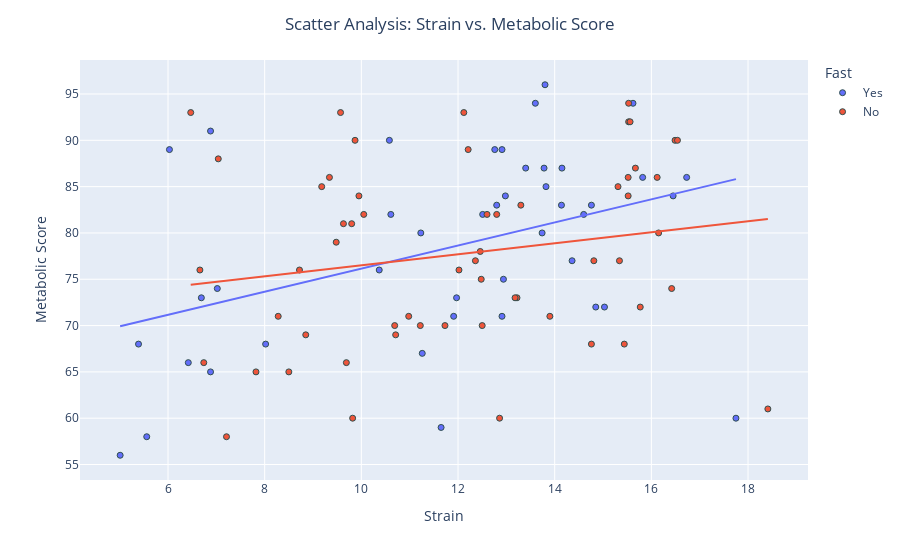

The notebook cell saved with this chart:
### Code cell
fig = pt.plotly_scatter(dataset=all_data, 
                        x_selection="Strain",
                        y_selection="Metabolic Score",
                        color_selection="Fast",
                        hover=[all_data.index]
                       )
fig.show()

### Figure 1 — Plotly figure (JSON) as saved in the notebook; plotly's stock layout.template omitted (floating-point values rounded to 4 significant figures)
{"data": [{"customdata": [[0], [1], [4], [5], [6], [14], [18], [19], [21], [63], [64], [65], [66], [67], [68], [69], [70], [71], [74], [75], [76], [77], [78], [79], [80], [81], [82], [83], [84], [85], [86], [89], [90], [91], [95], [96], [108], [109], [110], [111], [116], [117], [124]], "hovertemplate": "Fast=Yes<br>Strain=%{x}<br>Metabolic Score=%{y}<br>index=%{customdata[0]}<extra></extra>", "legendgroup": "Yes", "marker": {"color": "#636efa", "line": {"color": "DarkSlateGrey", "width": 1}, "symbol": "circle"}, "mode": "markers", "name": "Yes", "orientation": "v", "showlegend": true, "type": "scatter", "x": [17.75, 5.56, 10.37, 6.88, 11.97, 8.02, 5.39, 6.42, 14.76, 11.65, 5.01, 14.6, 6.69, 11.91, 11.23, 14.36, 13.74, 7.02, 12.91, 12.94, 14.85, 11.26, 12.98, 10.61, 6.88, 14.15, 14.14, 16.45, 15.62, 13.78, 12.51, 12.8, 15.82, 12.91, 15.03, 13.82, 6.03, 12.76, 10.58, 13.4, 13.6, 16.73, 13.8], "xaxis": "x", "y": [60, 58, 76, 65, 73, 68, 68, 66, 83, 59, 56, 82, 73, 71, 80, 77, 80, 74, 89, 75, 72, 67, 84, 82, 91, 87, 83, 84, 94, 87, 82, 83, 86, 71, 72, 85, 89, 89, 90, 87, 94, 86, 96], "yaxis": "y"}, {"hovertemplate": "<b>OLS trendline</b><br>Metabolic Score = 1.24624 * Strain + 63.6931<br>R<sup>2</sup>=0.169824<br><br>Fast=Yes<br>Strain=%{x}<br>Metabolic Score=%{y} <b>(trend)</b><extra></extra>", "legendgroup": "Yes", "marker": {"color": "#636efa", "line": {"color": "DarkSlateGrey", "width": 1}, "symbol": "circle"}, "mode": "lines", "name": "Yes", "showlegend": false, "type": "scatter", "x": [5.01, 5.39, 5.56, 6.03, 6.42, 6.69, 6.88, 6.88, 7.02, 8.02, 10.37, 10.58, 10.61, 11.23, 11.26, 11.65, 11.91, 11.97, 12.51, 12.76, 12.8, 12.91, 12.91, 12.94, 12.98, 13.4, 13.6, 13.74, 13.78, 13.8, 13.82, 14.14, 14.15, 14.36, 14.6, 14.76, 14.85, 15.03, 15.62, 15.82, 16.45, 16.73, 17.75], "xaxis": "x", "y": [69.94, 70.41, 70.62, 71.21, 71.69, 72.03, 72.27, 72.27, 72.44, 73.69, 76.62, 76.88, 76.92, 77.69, 77.73, 78.21, 78.54, 78.61, 79.28, 79.6, 79.64, 79.78, 79.78, 79.82, 79.87, 80.39, 80.64, 80.82, 80.87, 80.89, 80.92, 81.31, 81.33, 81.59, 81.89, 82.09, 82.2, 82.42, 83.16, 83.41, 84.19, 84.54, 85.81], "yaxis": "y"}, {"customdata": [[2], [3], [7], [8], [9], [10], [11], [12], [13], [15], [16], [17], [20], [22], [23], [24], [25], [26], [27], [28], [29], [30], [31], [32], [33], [34], [35], [36], [37], [38], [39], [40], [41], [42], [43], [44], [45], [46], [47], [48], [49], [50], [51], [52], [53], [54], [55], [56], [57], [58], [59], [60], [61], [62], [72], [73], [87], [88], [92], [93], [94], [97], [98], [99], [100], [101], [102], [103], [104], [105], [106], [107], [112], [113], [114], [115], [118], [119], [120], [121], [122], [123], [125]], "hovertemplate": "Fast=No<br>Strain=%{x}<br>Metabolic Score=%{y}<br>index=%{customdata[0]}<extra></extra>", "legendgroup": "No", "marker": {"color": "#EF553B", "line": {"color": "DarkSlateGrey", "width": 1}, "symbol": "circle"}, "mode": "markers", "name": "No", "orientation": "v", "showlegend": true, "type": "scatter", "x": [14.76, 6.66, 16.15, 12.46, 15.77, 10.05, 6.74, 10.71, 15.44, 13.22, 18.41, 12.36, 8.85, 9.63, 9.69, 8.72, 15.34, 8.28, 16.42, 10.8, 11.95, 12.57, 13.41, 13.36, 12.8, 13.63, 12.41, 13.36, 14.26, 10.78, 14.54, 13.05, 15.16, 16.09, 11.75, 13.42, 14.49, 11.05, 10.22, 8.68, 12.02, 7.82, 9.48, 9.82, 7.21, 12.6, 11.73, 14.81, 12.86, 12.5, 13.18, 10.69, 11.22, 13.9, 8.5, 10.98, 16.49, 15.52, 16.12, 12.12, 9.18, 12.8, 15.52, 7.04, 15.67, 6.47, 12.21, 13.3, 9.8, 12.48, 9.34, 15.53, 10.42, 8.87, 8.24, 14.38, 9.95, 15.31, 16.54, 15.56, 15.53, 9.87, 9.57], "xaxis": "x", "y": [68, 76, 80, 78, 72, 82, 66, 69, 68, 73, 61, 77, 69, 81, 66, 76, 77, 71, 74, null, null, null, null, null, null, null, null, null, null, null, null, null, null, null, null, null, null, null, null, null, 76, 65, 79, 60, 58, 82, 70, 77, 60, 70, 73, 70, 70, 71, 65, 71, 90, 86, 86, 93, 85, 82, 84, 88, 87, 93, 89, 83, 81, 75, 86, 92, null, null, null, null, 84, 85, 90, 92, 94, 90, 93], "yaxis": "y"}, {"hovertemplate": "<b>OLS trendline</b><br>Metabolic Score = 0.595696 * Strain + 70.5427<br>R<sup>2</sup>=0.036346<br><br>Fast=No<br>Strain=%{x}<br>Metabolic Score=%{y} <b>(trend)</b><extra></extra>", "legendgroup": "No", "marker": {"color": "#EF553B", "line": {"color": "DarkSlateGrey", "width": 1}, "symbol": "circle"}, "mode": "lines", "name": "No", "showlegend": false, "type": "scatter", "x": [6.47, 6.66, 6.74, 7.04, 7.21, 7.82, 8.28, 8.5, 8.72, 8.85, 9.18, 9.34, 9.48, 9.57, 9.63, 9.69, 9.8, 9.82, 9.87, 9.95, 10.05, 10.69, 10.71, 10.98, 11.22, 11.73, 12.02, 12.12, 12.21, 12.36, 12.46, 12.48, 12.5, 12.6, 12.8, 12.86, 13.18, 13.22, 13.3, 13.9, 14.76, 14.81, 15.31, 15.34, 15.44, 15.52, 15.52, 15.53, 15.53, 15.56, 15.67, 15.77, 16.12, 16.15, 16.42, 16.49, 16.54, 18.41], "xaxis": "x", "y": [74.4, 74.51, 74.56, 74.74, 74.84, 75.2, 75.48, 75.61, 75.74, 75.81, 76.01, 76.11, 76.19, 76.24, 76.28, 76.31, 76.38, 76.39, 76.42, 76.47, 76.53, 76.91, 76.92, 77.08, 77.23, 77.53, 77.7, 77.76, 77.82, 77.91, 77.97, 77.98, 77.99, 78.05, 78.17, 78.2, 78.39, 78.42, 78.47, 78.82, 79.34, 79.36, 79.66, 79.68, 79.74, 79.79, 79.79, 79.79, 79.79, 79.81, 79.88, 79.94, 80.15, 80.16, 80.32, 80.37, 80.4, 81.51], "yaxis": "y"}], "layout": {"autosize": true, "legend": {"title": {"text": "Fast"}, "tracegroupgap": 0}, "margin": {"t": 60}, "title": {"text": "Scatter Analysis: Strain vs. Metabolic Score", "x": 0.5}, "xaxis": {"anchor": "y", "autorange": true, "domain": [0, 1], "range": [4.204, 19.22], "title": {"text": "Strain"}, "type": "linear"}, "yaxis": {"anchor": "x", "autorange": true, "domain": [0, 1], "range": [53.16, 98.84], "title": {"text": "Metabolic Score"}, "type": "linear"}}}
